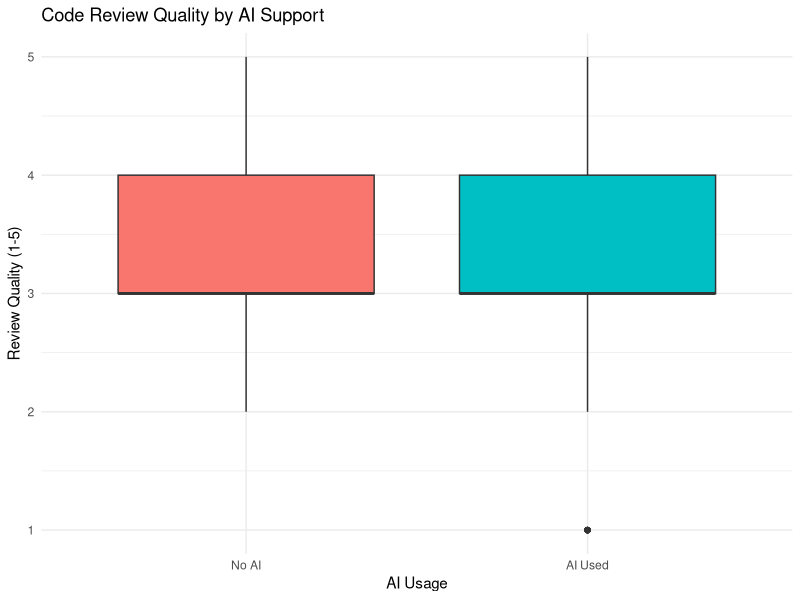
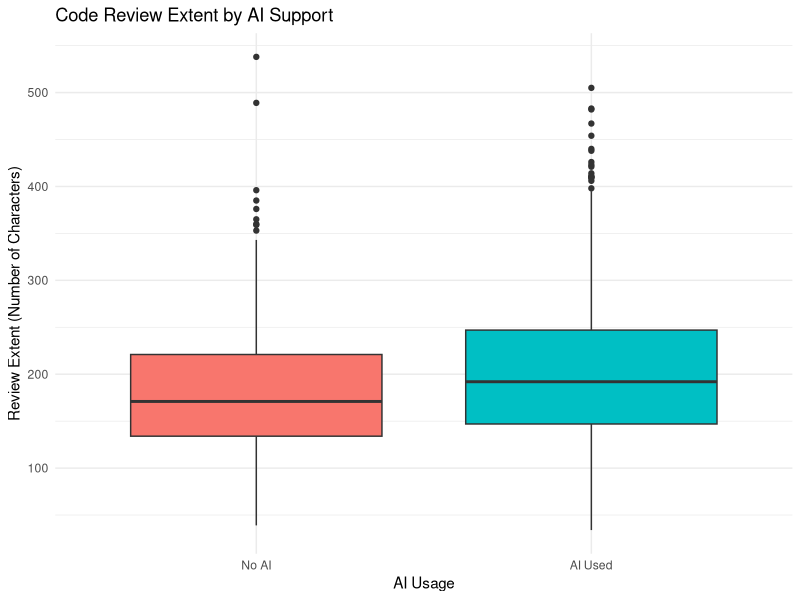
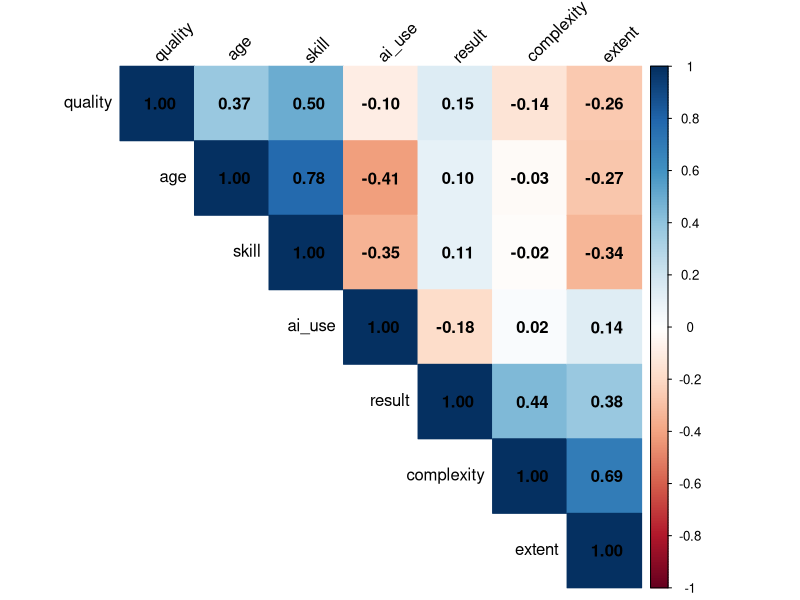

Here is the R script that generated these plots, in order:
library(corrplot)
library(ggplot2)
library(dplyr)


df <- read.csv("data2.csv")
numeric_vars <- df %>% select(complexity, result, extent, quality, age, skill, ai_use)
cor_matrix <- cor(numeric_vars) 

png("correlation_matrix.png", width = 800, height = 800)
corrplot(cor_matrix,
         method = "color",
         type = "upper",
         order = "hclust",
         addCoef.col = "black",
         tl.col = "black",
         tl.srt = 45,
         diag = TRUE)
dev.off()


df$ai_use_factor <- factor(df$ai_use, labels = c("No AI", "AI Used"))


plot_quality <- ggplot(df, aes(x = ai_use_factor, y = quality, fill = ai_use_factor)) +
  geom_boxplot() +
  labs(title = "Code Review Quality by AI Support",
       x = "AI Usage",
       y = "Review Quality (1-5)") +
  theme_minimal() +
  theme(legend.position = "none")


plot_extent <- ggplot(df, aes(x = ai_use_factor, y = extent, fill = ai_use_factor)) +
  geom_boxplot() +
  labs(title = "Code Review Extent by AI Support",
       x = "AI Usage",
       y = "Review Extent (Number of Characters)") +
  theme_minimal() +
  theme(legend.position = "none") 

# ggsave("ai_vs_extent.png", plot = plot_extent, width = 6, height = 5)

print(plot_quality)
print(plot_extent)
# print("1. correlation_matrix.png")
# print("2. ai_vs_quality.png")
# print("3. ai_vs_extent.png")